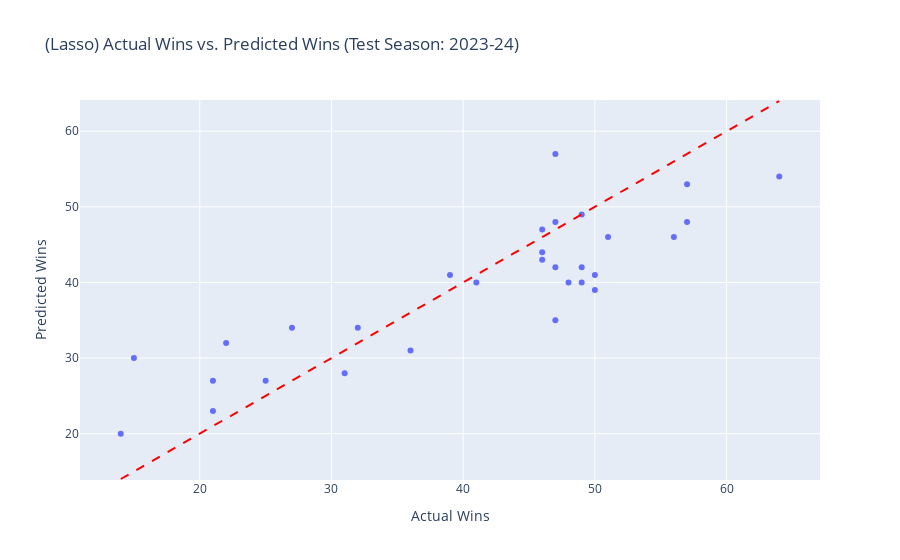

Notebook code for this chart:
### Markdown cell above
# Lasso Regression:

### Code cell
lasso = make_pipeline(StandardScaler(), LassoCV(
    alphas=np.logspace(-4, 2, 50),
    cv=5,
    random_state=RANDOM_SEED
))
lasso_model = fit_model_and_evaluate("Lasso", lasso, X_train, y_train, X_val, y_val, X_test, y_test=test_df['W'])
lasso_importance = get_importance(lasso_model, FEATURES)

### Figure 1 — Plotly figure (JSON) as saved in the notebook; plotly's stock layout.template omitted (floating-point values rounded to 4 significant figures)
{"data": [{"customdata": [["Atlanta Hawks"], ["Boston Celtics"], ["Cleveland Cavaliers"], ["New Orleans Pelicans"], ["Chicago Bulls"], ["Dallas Mavericks"], ["Denver Nuggets"], ["Golden State Warriors"], ["Houston Rockets"], ["Los Angeles Clippers"], ["Los Angeles Lakers"], ["Miami Heat"], ["Milwaukee Bucks"], ["Minnesota Timberwolves"], ["Brooklyn Nets"], ["New York Knicks"], ["Orlando Magic"], ["Indiana Pacers"], ["Philadelphia 76ers"], ["Phoenix Suns"], ["Portland Trail Blazers"], ["Sacramento Kings"], ["San Antonio Spurs"], ["Oklahoma City Thunder"], ["Toronto Raptors"], ["Utah Jazz"], ["Memphis Grizzlies"], ["Washington Wizards"], ["Detroit Pistons"], ["Charlotte Hornets"]], "hovertemplate": "Actual Wins=%{x}<br>Predicted Wins=%{y}<br>TEAM_NAME=%{customdata[0]}<extra></extra>", "legendgroup": "", "marker": {"color": "#636efa", "symbol": "circle"}, "mode": "markers", "name": "", "orientation": "v", "showlegend": false, "type": "scatter", "x": [36, 64, 48, 49, 39, 50, 57, 46, 41, 51, 47, 46, 49, 56, 32, 50, 47, 47, 47, 49, 21, 46, 22, 57, 25, 31, 27, 15, 14, 21], "xaxis": "x", "y": [31, 54, 40, 42, 41, 39, 53, 47, 40, 46, 42, 43, 49, 46, 34, 41, 35, 48, 57, 40, 27, 44, 32, 48, 27, 28, 34, 30, 20, 23], "yaxis": "y"}], "layout": {"legend": {"tracegroupgap": 0}, "shapes": [{"line": {"color": "red", "dash": "dash"}, "type": "line", "x0": 14, "x1": 64, "y0": 14, "y1": 64}], "title": {"text": "(Lasso) Actual Wins vs. Predicted Wins (Test Season: 2023-24)"}, "xaxis": {"anchor": "y", "domain": [0, 1], "title": {"text": "Actual Wins"}}, "yaxis": {"anchor": "x", "domain": [0, 1], "title": {"text": "Predicted Wins"}}}}
